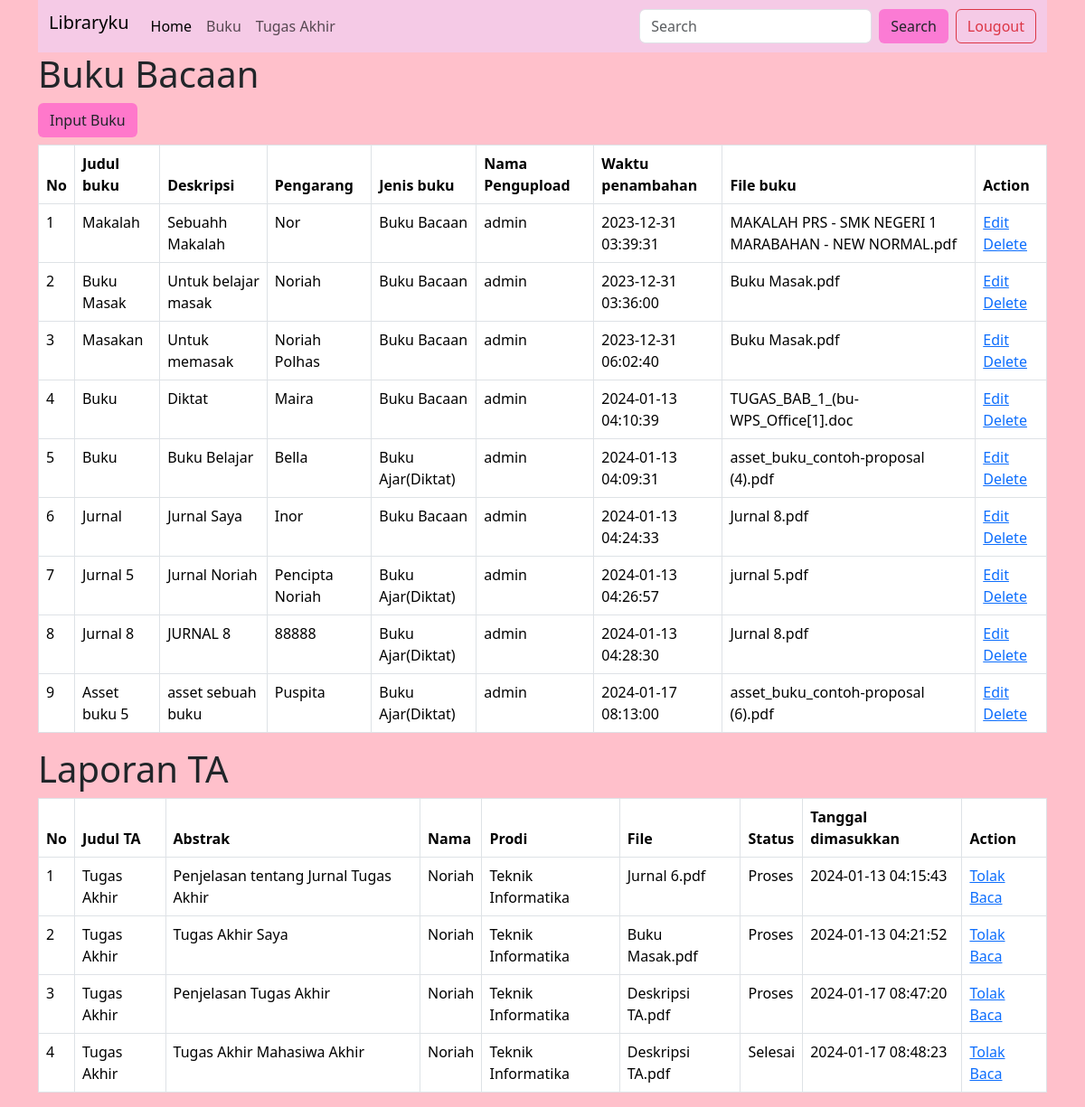
/Libraryku_Noriah/admin.php (signed in), run on the app's committed database.
### tables this page shows
CREATE TABLE `mdt_buku` (
  `id_buku` int(5) NOT NULL,
  `judul_buku` varchar(255) NOT NULL,
  `deskripsi` text NOT NULL,
  `pengarang` varchar(50) NOT NULL,
  `jenis_buku` enum('Buku Bacaan','Buku Ajar(Diktat)','','') NOT NULL,
  `id_admin` int(5) NOT NULL,
  `file` varchar(255) NOT NULL,
  `create_date` timestamp NOT NULL DEFAULT current_timestamp() ON UPDATE current_timestamp()
);

CREATE TABLE `mdt_laporan_ta` (
  `id_laporan` int(5) NOT NULL,
  `judul_laporan` varchar(255) NOT NULL,
  `abstrak` text NOT NULL,
  `nim` int(8) NOT NULL,
  `id_prodi` int(5) NOT NULL,
  `file` varchar(50) NOT NULL,
  `status` enum('Proses','Selesai','','') NOT NULL,
  `create_date` timestamp NOT NULL DEFAULT current_timestamp() ON UPDATE current_timestamp()
);

CREATE TABLE `mhs` (
  `nim` int(8) NOT NULL,
  `nama_mhs` varchar(50) NOT NULL,
  `jenkel` enum('Laki-Laki','Perempuan','','') NOT NULL,
  `id_prodi` int(5) NOT NULL,
  `id_smt` int(5) NOT NULL,
  `email` varchar(50) NOT NULL,
  `password` varchar(50) NOT NULL,
  `status` enum('Aktif','Cuti','DO','Undir') NOT NULL,
  `username` varchar(50) NOT NULL
);

CREATE TABLE `prodi` (
  `id_prodi` int(5) NOT NULL,
  `nama_prodi` varchar(50) NOT NULL,
  `jenjang` enum('D3','D4','','') NOT NULL,
  `status` enum('Aktif','Tidak Aktif','','') NOT NULL,
  `create_date` timestamp NOT NULL DEFAULT current_timestamp() ON UPDATE current_timestamp()
);

### Libraryku_Noriah/admin.php (the view, shortened to what this page needs)
<!DOCTYPE html>
<html lang="en">
<head>
    <link href="https://cdn.jsdelivr.net/npm/bootstrap@5.3.2/dist/css/bootstrap.min.css" rel="stylesheet">
</head>
<body>
    <div class="container">
    <nav class="navbar  navbar-expand-lg sticky-top" style="background-color: #f5cae6;">
  <div class="container-fluid">
    <h1 class="navbar-brand">Libraryku</h1>
    <div class="collapse navbar-collapse" id="navbarSupportedContent">
      <ul class="navbar-nav me-auto mb-2 mb-lg-0">
        <li class="nav-item">
          <a class="nav-link active" aria-current="page" href="#">Home</a>
        </li>
        <li class="nav-item">
          <a class="nav-link" href="#buku">Buku</a>
        </li> <li class="nav-item">
          <a class="nav-link" href="#laporan">Tugas Akhir</a>
        </li>
      </ul>
      <form class="d-flex" role="search">
        <input class="form-control me-2" type="search" placeholder="Search" aria-label="Search">
        <button class="btn btn-src" type="submit">Search</button>
        <a class="btn btn-outline-danger ms-2" type="submit" href="logout.php">Lougout</a>
      </form>
    </div>
  </div>
</nav>
<h1 id="buku">Buku Bacaan</h1>
<a href="form-input.php" id="tambah" type="button" class="btn btn-src mb-2">Input Buku</a>
<table class="table table-bordered table-hover">
  <thead>
    <tr>
      <th scope="col">No</th>
      <th scope="col">Judul buku</th>
      <th scope="col">Deskripsi</th>
      <th scope="col">Pengarang</th>
      <th scope="col">Jenis buku</th>
      <th scope="col">Nama Pengupload</th>
      <th scope="col">Waktu penambahan</th>
      <th scope="col">File buku</th>
      <th scope="col">Action</th>
    </tr>
  </thead>
  <tbody>
  <?php
    include'koneksi.php';
    $buku = mysqli_query($koneksi, "SELECT mdt_buku.*, admin.username from mdt_buku
    INNER JOIN admin ON mdt_buku.id_admin=admin.id_admin");
    $no = 1 ;
    foreach ($buku as $row){
        echo "<tr>
        <td>$no</td>
        <td>".$row['judul_buku']."</td>
        <td>".$row['deskripsi']."</td>
        <td>".$row['pengarang']."</td>
        <td>".$row['jenis_buku']."</td>
        <td>".$row['username']."</td>
        <td>".$row['create_date']."</td>
        <td>".$row['file']."</td>
        <td>
        <a href='form-edit.php?id_buku=$row[id_buku]'>Edit</a>
        <a href='delete.php?id_buku=$row[id_buku]'>Delete</a>
    </td>
        </tr>"
        ;
        $no++;
    }
    ?>
  </tbody>
</table>
<h1 id="laporan">Laporan TA</h1>
<table class="table table-bordered table-hover">
  <thead>
    <tr>
      <th scope="col">No</th>
      <th scope="col">Judul TA</th>
      <th scope="col">Abstrak</th>
      <th scope="col">Nama</th>
      <th scope="col">Prodi</th>
      <th scope="col">File</th>
      <th scope="col">Status</th>
      <th scope="col">Tanggal dimasukkan</th>
      <th scope="col">Action</th>
    </tr>
  </thead>
  <tbody>
  <?php
    include'koneksi.php';
    $ta = mysqli_query($koneksi, "SELECT mdt_laporan_ta.*, mhs.nama_mhs, prodi.nama_prodi
    FROM mdt_laporan_ta
    INNER JOIN mhs ON mdt_laporan_ta.nim = mhs.nim
    INNER JOIN prodi ON mdt_laporan_ta.id_prodi = prodi.id_prodi");
    $no = 1 ;
    foreach ($ta as $data){
        echo "<tr>
        <td>$no</td>
        <td>".$data['judul_laporan']."</td>
        <td>".$data['abstrak']."</td>
        <td>".$data['nama_mhs']."</td>
        <td>".$data['nama_prodi']."</td>
        <td>".$data['file']."</td>
        <td>".$data['status']."</td>
        <td>".$data['create_date']."</td>
        <td><a href='tolak.php?id_laporan=$data[id_laporan]'>Tolak</a>
        <a href='asset/buku/$row[file]#toolbar=0' target='_blank'>Baca</a></td>
        </tr>"
        ;
        $no++;
    }
    ?>
  </tbody>
</table>
</div>
</body>
</html>

### data on the page
mdt_buku: judul_buku "Makalah", deskripsi "Sebuahh Makalah", pengarang "Nor", jenis_buku "Buku Bacaan", id_admin.username "admin", create_date "2023-12-31 03:39:31", file "MAKALAH PRS - SMK NEGERI 1 MARABAHAN - NEW NORMAL.pdf"
mdt_buku: judul_buku "Buku Masak", deskripsi "Untuk belajar masak", pengarang "Noriah", jenis_buku "Buku Bacaan", id_admin.username "admin", create_date "2023-12-31 03:36:00", file "Buku Masak.pdf"
mdt_buku: judul_buku "Masakan", deskripsi "Untuk memasak", pengarang "Noriah Polhas", jenis_buku "Buku Bacaan", id_admin.username "admin", create_date "2023-12-31 06:02:40", file "Buku Masak.pdf"
mdt_buku: judul_buku "Buku", deskripsi "Diktat", pengarang "Maira", jenis_buku "Buku Bacaan", id_admin.username "admin", create_date "2024-01-13 04:10:39", file "TUGAS_BAB_1_(bu-WPS_Office[1].doc"
mdt_buku: judul_buku "Buku", deskripsi "Buku Belajar", pengarang "Bella", jenis_buku "Buku Ajar(Diktat)", id_admin.username "admin", create_date "2024-01-13 04:09:31", file "asset_buku_contoh-proposal (4).pdf"
mdt_buku: judul_buku "Jurnal", deskripsi "Jurnal Saya", pengarang "Inor", jenis_buku "Buku Bacaan", id_admin.username "admin", create_date "2024-01-13 04:24:33", file "Jurnal 8.pdf"
mdt_buku: judul_buku "Jurnal 5", deskripsi "Jurnal Noriah", pengarang "Pencipta Noriah", jenis_buku "Buku Ajar(Diktat)", id_admin.username "admin", create_date "2024-01-13 04:26:57", file "jurnal 5.pdf"
mdt_buku: judul_buku "Jurnal 8", deskripsi "JURNAL 8", pengarang "88888", jenis_buku "Buku Ajar(Diktat)", id_admin.username "admin", create_date "2024-01-13 04:28:30", file "Jurnal 8.pdf"
mdt_buku: judul_buku "Asset buku 5", deskripsi "asset sebuah buku", pengarang "Puspita", jenis_buku "Buku Ajar(Diktat)", id_admin.username "admin", create_date "2024-01-17 08:13:00", file "asset_buku_contoh-proposal (6).pdf"
mdt_laporan_ta: judul_laporan "Tugas Akhir", abstrak "Penjelasan tentang Jurnal Tugas Akhir", nim.nama_mhs "Noriah", id_prodi.nama_prodi "Teknik Informatika", file "Jurnal 6.pdf", status "Proses", create_date "2024-01-13 04:15:43"
mdt_laporan_ta: judul_laporan "Tugas Akhir", abstrak "Tugas Akhir Saya", nim.nama_mhs "Noriah", id_prodi.nama_prodi "Teknik Informatika", file "Buku Masak.pdf", status "Proses", create_date "2024-01-13 04:21:52"
mdt_laporan_ta: judul_laporan "Tugas Akhir", abstrak "Penjelasan Tugas Akhir", nim.nama_mhs "Noriah", id_prodi.nama_prodi "Teknik Informatika", file "Deskripsi TA.pdf", status "Proses", create_date "2024-01-17 08:47:20"
mdt_laporan_ta: judul_laporan "Tugas Akhir", abstrak "Tugas Akhir Mahasiwa Akhir", nim.nama_mhs "Noriah", id_prodi.nama_prodi "Teknik Informatika", file "Deskripsi TA.pdf", status "Selesai", create_date "2024-01-17 08:48:23"
